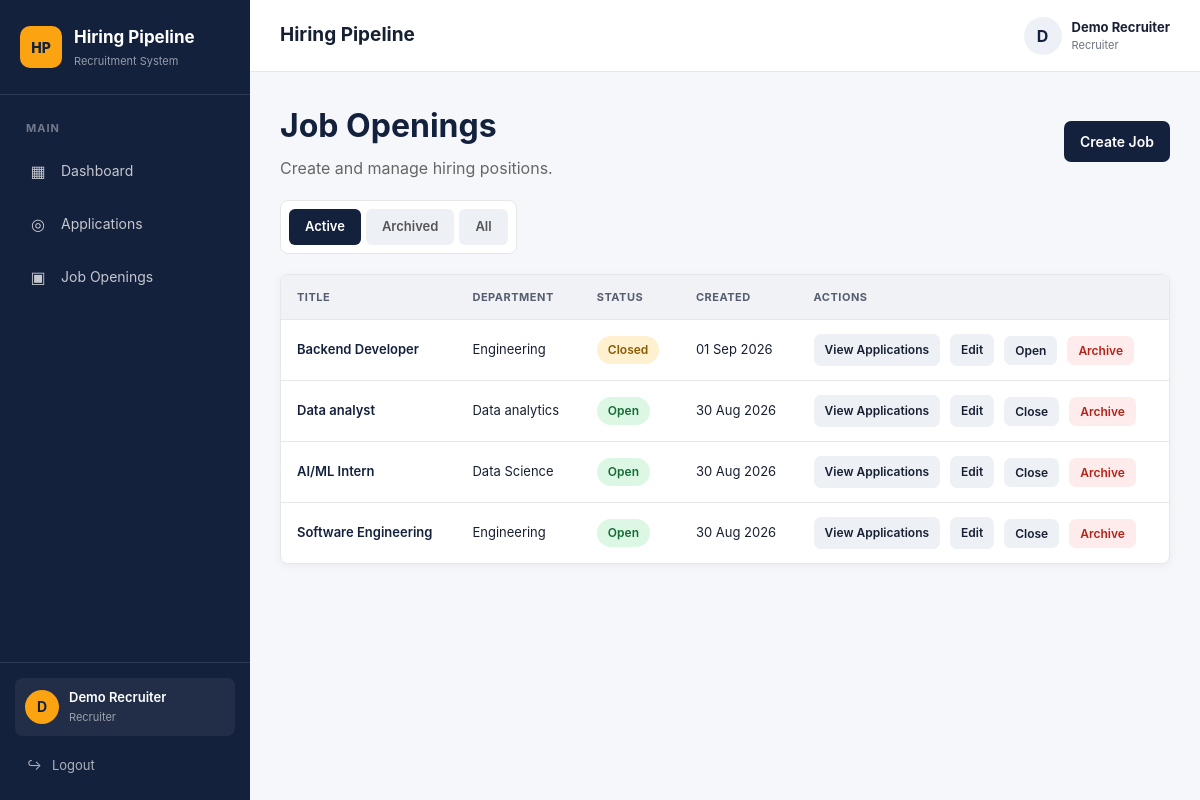
Page /jobs/ (signed in) on the committed database.
### models/user.py (models this page shows, shortened)
class User(UserMixin, db.Model):
    __tablename__ = "users"
    id = db.Column(db.Integer, primary_key=True)
    name = db.Column(db.String(100), nullable=False)
    email = db.Column(
        db.String(150),
        unique=True,
        nullable=False,
        index=True
    )
    password_hash = db.Column(db.String(255), nullable=False)
    role = db.Column(
        db.String(20),
        nullable=False
    )
    created_at = db.Column(
        db.DateTime,
        server_default=db.func.now()
    )

### models/job.py (models this page shows)
class JobOpening(db.Model):
    __tablename__ = "job_openings"
    id = db.Column(db.Integer, primary_key=True)
    title = db.Column(
        db.String(150),
        nullable=False
    )
    department = db.Column(
        db.String(100),
        nullable=False
    )
    description = db.Column(
        db.Text,
        nullable=True
    )
    status = db.Column(
        db.String(20),
        nullable=False,
        default="open",
        index=True
    )
    created_at = db.Column(
        db.DateTime,
        server_default=db.func.now()
    )
    updated_at = db.Column(
        db.DateTime,
        server_default=db.func.now(),
        onupdate=db.func.now()
    )
    applications = db.relationship(
        "Application",
        back_populates="job",
        lazy=True
    )
    description = db.Column(
        db.Text,
        nullable=True
    )
    status = db.Column(
        db.String(20),
        nullable=False,
        default="open"
    )
    created_at = db.Column(
        db.DateTime,
        server_default=db.func.now()
    )
    updated_at = db.Column(
        db.DateTime,
        server_default=db.func.now(),
        onupdate=db.func.now()
    )
    applications = db.relationship(
        "Application",
        back_populates="job",
        lazy=True
    )

### routes/jobs.py (the view)
@jobs_bp.route("/")
@role_required("recruiter")
def job_list():
    status = request.args.get("status", "active")
    if status == "archived":
        jobs = (
            JobOpening.query
            .filter_by(status="archived")
            .order_by(JobOpening.created_at.desc())
            .all()
        )
    elif status == "all":
        jobs = (
            JobOpening.query
            .order_by(JobOpening.created_at.desc())
            .all()
        )
    else:
        jobs = (
            JobOpening.query
            .filter(JobOpening.status.in_(["open", "closed"]))
            .order_by(JobOpening.created_at.desc())
            .all()
        )
    return render_template(
        "jobs/list.html",
        jobs=jobs,
        selected_status=status
    )

### templates/jobs/list.html (shortened to what this page needs)
{% extends "base.html" %}
{% block content %}
<div class="jobs-page">
<div class="page-header">
    <div>
        <h1>Job Openings</h1>
        <p>
            Create and manage hiring positions.
        </p>
    </div>
    <a
        href="{{ url_for('jobs.create_job') }}"
        class="btn"
    >
        Create Job
    </a>
</div>
<div class="filter-links">
    <a
        href="{{ url_for('jobs.job_list', status='active') }}"
        class="{% if selected_status == 'active' %}active{% endif %}"
    >
        Active
    </a>
    <a
        href="{{ url_for('jobs.job_list', status='archived') }}"
        class="{% if selected_status == 'archived' %}active{% endif %}"
    >
        Archived
    </a>
    <a
        href="{{ url_for('jobs.job_list', status='all') }}"
        class="{% if selected_status == 'all' %}active{% endif %}"
    >
        All
    </a>
</div>
{% if jobs %}
<table>
    <thead>
        <tr>
            <th>Title</th>
            <th>Department</th>
            <th>Status</th>
            <th>Created</th>
            <th>Actions</th>
        </tr>
    </thead>
    <tbody>
        {% for job in jobs %}
        <tr>
            <td>
                {{ job.title }}
            </td>
            <td>
                {{ job.department }}
            </td>
            <td>
                <span class="status {{ job.status }}">
                    {{ job.status|capitalize }}
                </span>
            </td>
            <td>
                {% if job.created_at %}
                    {{ job.created_at.strftime("%d %b %Y") }}
                {% endif %}
            </td>
            <td class="actions">
                <a
                    href="{{ url_for(
                        'applications.application_list',
                        job_id=job.id
                    ) }}"
                    class="small-btn"
                >
                    View Applications
                </a>
                {% if job.status != "archived" %}
                    <a
                        href="{{ url_for('jobs.edit_job', job_id=job.id) }}"
                        class="small-btn"
                    >
                        Edit
                    </a>
                {% endif %}
                {% if job.status == "open" %}
                    <form
                        method="POST"
                        action="{{ url_for('jobs.close_job', job_id=job.id) }}"
                    >
                        <button
                            type="submit"
                            class="small-btn"
                        >
                            Close
                        </button>
                    </form>
                {% endif %}
                {% if job.status == "closed" %}
                    <form
                        method="POST"
                        action="{{ url_for('jobs.open_job', job_id=job.id) }}"
                    >
                        <button
                            type="submit"
                            class="small-btn"
                        >
                            Open
                        </button>
                    </form>
                {% endif %}
                {% if job.status != "archived" %}
                    <form
                        method="POST"
                        action="{{ url_for('jobs.archive_job', job_id=job.id) }}"
                    >
                        <button
                            type="submit"
                            class="small-btn danger"
                        >
                            Archive
                        </button>
                    </form>
                {% endif %}
            </td>
        </tr>
        {% endfor %}
    </tbody>
</table>
{% endif %}
</div>
{% endblock %}

### templates/base.html (shortened to what this page needs)
<!DOCTYPE html>
<html lang="en">
<head>
    <link
        rel="stylesheet"
        href="{{ url_for('static', filename='css/style.css') }}"
    >
</head>
<body>
    {% if current_user.is_authenticated %}
        <div class="app-layout">
            <aside class="sidebar">
                <div class="sidebar-brand">
                    <div class="brand-icon">
                        HP
                    </div>
                    <div>
                        <div class="brand-title">
                            Hiring Pipeline
                        </div>
                        <div class="brand-subtitle">
                            Recruitment System
                        </div>
                    </div>
                </div>
                <nav class="sidebar-nav">
                    <div class="nav-section-title">
                        MAIN
                    </div>
                    <a
                        href="{{ url_for('dashboard.dashboard') }}"
                        class="sidebar-link"
                    >
                        <span class="nav-icon">
                            ▦
                        </span>
                        <span>
                            Dashboard
                        </span>
                    </a>
                    {% if current_user.role == "recruiter" %}
                        <a
                            href="{{ url_for(
                                'applications.application_list'
                            ) }}"
                            class="sidebar-link"
                        >
                            <span class="nav-icon">
                                ◎
                            </span>
                            <span>
                                Applications
                            </span>
                        </a>
                        <a
                            href="{{ url_for('jobs.job_list') }}"
                            class="sidebar-link"
                        >
                            <span class="nav-icon">
                                ▣
                            </span>
                            <span>
                                Job Openings
                            </span>
                        </a>
                    {% endif %}
                </nav>
                <div class="sidebar-bottom">
                    <div class="user-card">
                        <div class="user-avatar">
                            {{ current_user.name[0]|upper }}
                        </div>
                        <div class="user-info">
                            <div class="user-name">
                                {{ current_user.name }}
                            </div>
                            <div class="user-role">
                                {{ current_user.role|title }}
                            </div>
                        </div>
                    </div>
                    <a
                        href="{{ url_for('auth.logout') }}"
                        class="logout-link"
                    >
                        <span>
                            ↪
                        </span>
                        Logout
                    </a>
                </div>
            </aside>
            <div class="main-area">
                <header class="topbar">
                    <div class="topbar-left">
                        <div>
                            <div class="topbar-title">
                                {% block page_title %}
                                Hiring Pipeline
                                {% endblock %}
                            </div>
                        </div>
                    </div>
                    <div class="topbar-user">
                        <div class="topbar-avatar">
                            {{ current_user.name[0]|upper }}
                        </div>
                        <div class="topbar-user-details">
                            <strong>
                                {{ current_user.name }}
                            </strong>
                            <span>
                                {{ current_user.role|title }}
                            </span>
                        </div>
                    </div>
                </header>
                <main class="main-content">
                    {% block content %}
                    {% endblock %}
                </main>
            </div>
        </div>
    {% endif %}
</body>
</html>

### rows in the picture
User: name "D", name "Demo Recruiter", role "Recruiter"
JobOpening: title "Backend Developer", department "Engineering", status "Closed", created_at "01 Sep 2026"
JobOpening: title "Data analyst", department "Data analytics", status "Open", created_at "30 Aug 2026"
JobOpening: title "AI/ML Intern", department "Data Science", status "Open", created_at "30 Aug 2026"
JobOpening: title "Software Engineering", department "Engineering", status "Open", created_at "30 Aug 2026"
